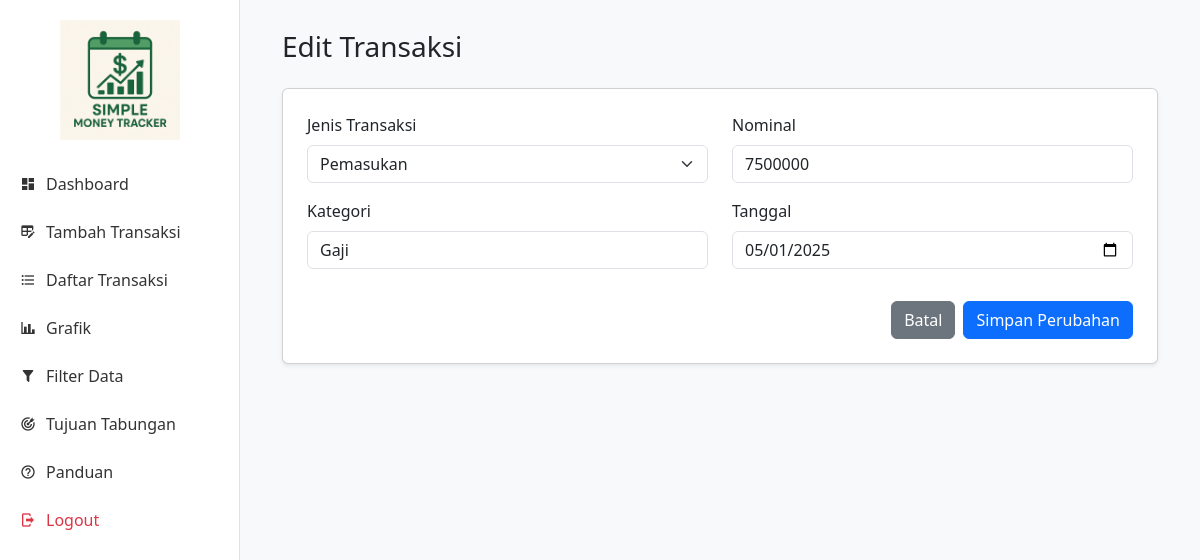
The page /edit_transaksi.php?id=1 (signed in) on the database its author committed.
### tables this page shows
CREATE TABLE `transactions` (
`id` int(11) NOT NULL AUTO_INCREMENT,
`user_id` int(11) NOT NULL,
`type` enum('Pemasukan','Pengeluaran') NOT NULL,
`amount` int(11) NOT NULL,
`kategori` varchar(100) NOT NULL,
`tanggal` date NOT NULL,
PRIMARY KEY (`id`),
KEY `user_id` (`user_id`),
CONSTRAINT `transactions_ibfk_1` FOREIGN KEY (`user_id`) REFERENCES `users` (`id`) ON DELETE CASCADE
);

### edit_transaksi.php (the view, shortened to what this page needs)
<?php
include 'koneksi.php';
$user_id = $_SESSION['user_id'];
$transaksi_id = isset($_GET['id']) ? (int)$_GET['id'] : 0;
$transaksi_to_display = [];
if ($transaksi_id > 0) {
$query_select = "SELECT * FROM transactions WHERE id = $transaksi_id AND user_id = $user_id";
$result = mysqli_query($conn, $query_select);
if (mysqli_num_rows($result) == 1) {
    $transaksi_to_display = mysqli_fetch_assoc($result);
} else {
    $_SESSION['notif'] = ['pesan' => 'Transaksi tidak ditemukan', 'tipe' => 'warning'];
    header("Location: daftar_transaksi.php");
    exit();
}
} else {
    header("Location: daftar_transaksi.php");
    exit();
}
?>
<!DOCTYPE html>
<html lang="id">
<head>
<link href="https://cdn.jsdelivr.net/npm/bootstrap@5.3.0/dist/css/bootstrap.min.css" rel="stylesheet">
<link href="https://cdn.jsdelivr.net/npm/@mdi/font@6.5.95/css/materialdesignicons.min.css" rel="stylesheet">
<link rel="stylesheet" href="style.css">
</head>
<body>
<?php include 'sidebar.php'; ?>
<div class="main-content">
<div class="container">
    <h3 class="mb-4">Edit Transaksi</h3>
    <form method="POST" action="edit_transaksi.php?id=<?= $transaksi_id; ?>" class="card p-4 shadow-sm bg-white">
    <div class="row">
        <div class="col-md-6 mb-3">
        <label for="jenis" class="form-label">Jenis Transaksi</label>
        <select name="jenis" id="jenis" class="form-select" required>
            <option value="Pemasukan" <?= ($transaksi_to_display['type'] == 'Pemasukan') ? 'selected' : ''; ?>>Pemasukan</option>
        </select>
        </div>
        <div class="col-md-6 mb-3">
        <label for="nominal" class="form-label">Nominal</label>
        <input type="number" name="nominal" id="nominal" class="form-control" min="1" value="<?= htmlspecialchars($transaksi_to_display['amount'] ?? $transaksi_to_display['nominal']); ?>" required>
        </div>
        <div class="col-md-6 mb-3">
        <label for="kategori" class="form-label">Kategori</label>
        <input type="text" name="kategori" id="kategori" class="form-control" value="<?= htmlspecialchars($transaksi_to_display['kategori']); ?>" required>
        </div>
        <div class="col-md-6 mb-3">
        <label for="tanggal" class="form-label">Tanggal</label>
        <input type="date" name="tanggal" id="tanggal" class="form-control" value="<?= htmlspecialchars($transaksi_to_display['tanggal']); ?>" required>
        </div>
    </div>
    <div class="d-flex justify-content-end mt-3 gap-2">
        <a href="daftar_transaksi.php" class="btn btn-secondary">Batal</a>
        <button type="submit" name="update" class="btn btn-primary">
        Simpan Perubahan
        </button>
    </div>
    </form>
</div>
</div>
</body>
</html>

### style.css (style rules this page uses)
body { background-color: #f8f9fa; font-family: 'Segoe UI', sans-serif; }
.main-content { margin-left: 240px; padding: 30px; }

### rows shown on the page
transactions: jenis "Pemasukan", nominal "7500000", kategori "Gaji", tanggal "05/01/2025"
